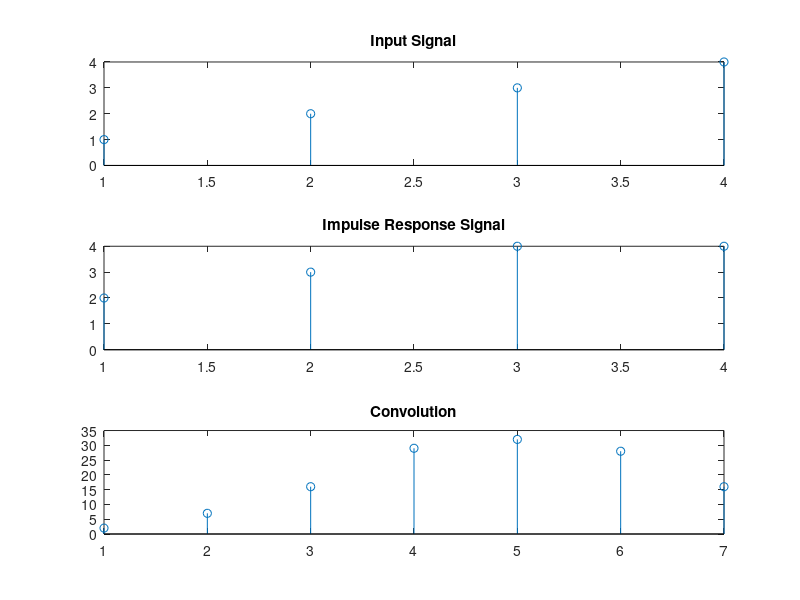

This figure's MATLAB source:
clc
clear all
x = [1, 2, 3, 4];
h = [2 3 4 4];
y = zeros(1,length(x) + length(h)-1);
for n = 1:length(y)
    for k = 1:length(h)
        if n-k+1>0 && n-k+1 <= length(x)
            y(n) = y(n)+h(k)*x(n-k+1);
        end
    end
end

subplot(3,1,1);
stem(x);
title('Input Signal');

subplot(3,1,2);
stem(h);
title('Impulse Response Signal');

subplot(3,1,3);
stem(y);
title('Convolution');